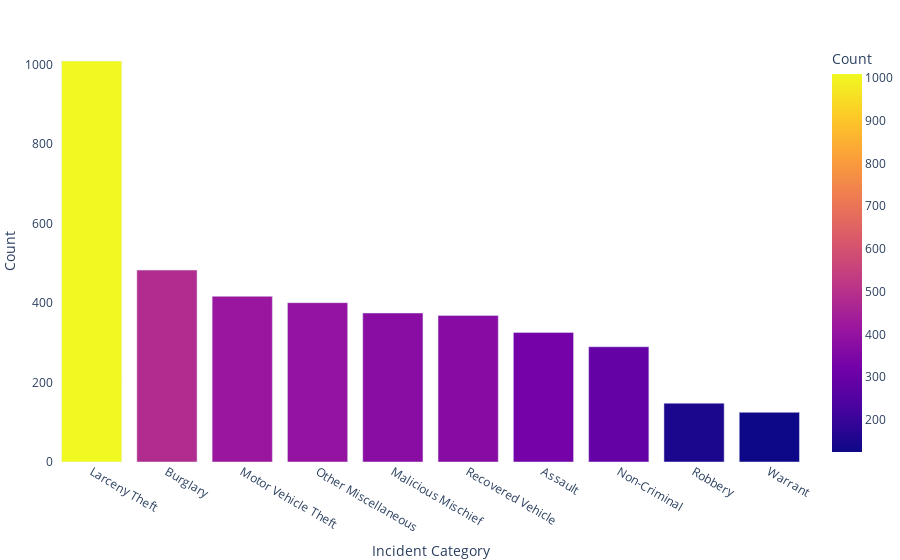

This figure's notebook cell:
### Code cell
fig = px.bar(incident_category, x='incident_category', y='Count', 
             labels={"incident_category":"Incident Category"}, color="Count", opacity=1.0)
fig.update_layout(margin={"r":0,"t":40,"l":0,"b":0})
fig.update_layout({'plot_bgcolor': 'rgba(0, 0, 0, 0)', 'paper_bgcolor': 'rgba(0, 0, 0, 0)'})
fig.write_html("../incident_category.html")

### Figure 1 — Plotly figure (JSON) as saved in the notebook; plotly's stock layout.template omitted (floating-point values rounded to 4 significant figures)
{"data": [{"alignmentgroup": "True", "hovertemplate": "Incident Category=%{x}<br>Count=%{marker.color}<extra></extra>", "legendgroup": "", "marker": {"color": [1009, 483, 417, 401, 375, 369, 326, 290, 148, 125], "coloraxis": "coloraxis", "opacity": 1}, "name": "", "offsetgroup": "", "orientation": "v", "showlegend": false, "textposition": "auto", "type": "bar", "x": ["Larceny Theft", "Burglary", "Motor Vehicle Theft", "Other Miscellaneous", "Malicious Mischief", "Recovered Vehicle", "Assault", "Non-Criminal", "Robbery", "Warrant"], "xaxis": "x", "y": [1009, 483, 417, 401, 375, 369, 326, 290, 148, 125], "yaxis": "y"}], "layout": {"barmode": "relative", "coloraxis": {"colorbar": {"title": {"text": "Count"}}, "colorscale": [[0, "#0d0887"], [0.1111, "#46039f"], [0.2222, "#7201a8"], [0.3333, "#9c179e"], [0.4444, "#bd3786"], [0.5556, "#d8576b"], [0.6667, "#ed7953"], [0.7778, "#fb9f3a"], [0.8889, "#fdca26"], [1, "#f0f921"]]}, "legend": {"tracegroupgap": 0}, "margin": {"b": 0, "l": 0, "r": 0, "t": 40}, "paper_bgcolor": "rgba(0, 0, 0, 0)", "plot_bgcolor": "rgba(0, 0, 0, 0)", "xaxis": {"anchor": "y", "domain": [0, 1], "title": {"text": "Incident Category"}}, "yaxis": {"anchor": "x", "domain": [0, 1], "title": {"text": "Count"}}}}
